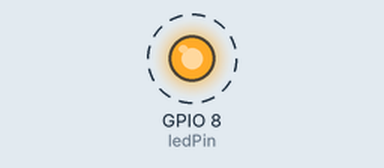
This program was run on a simulated ESP32. Shown: output pins drawn as LEDs (lit = HIGH). Dashed ring = blinking.

Above: at 0.5 s.
Timing chart, 0 to 4.6 s (numbered marks = the images above):
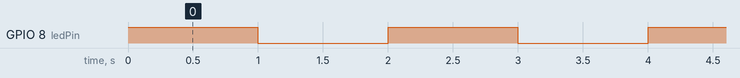

Measured:
- by itself, GPIO 8 (ledPin): alternates HIGH for 1.0 s and LOW for 1.0 s

The program:

main.cpp
```cpp
#include <Arduino.h>

int ledPin = D9;    //Define LED pin
void setup(){
   pinMode(ledPin, OUTPUT);// Set ledPin as output mode
}

void loop(){
   digitalWrite(ledPin, HIGH);   // Outputting high, the LED turns on
   delay(1000);     //Delay 1 second
   digitalWrite(ledPin, LOW);  // Outputting low, the LED turns off
   delay(1000);
}
```
